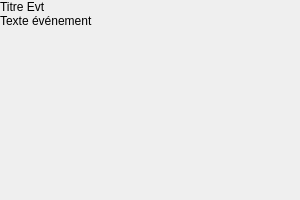
<?xml version="1.0" encoding="UTF-8"?>
<ui version="4.0">
 <class>Evt</class>
 <widget class="QWidget" name="Evt">
  <property name="geometry">
   <rect>
    <x>0</x>
    <y>0</y>
    <width>300</width>
    <height>200</height>
   </rect>
  </property>
  <property name="sizePolicy">
   <sizepolicy hsizetype="Expanding" vsizetype="Expanding">
    <horstretch>0</horstretch>
    <verstretch>0</verstretch>
   </sizepolicy>
  </property>
  <property name="windowTitle">
   <string>Form</string>
  </property>
  <layout class="QVBoxLayout" name="verticalLayout_5">
   <property name="spacing">
    <number>0</number>
   </property>
   <property name="leftMargin">
    <number>0</number>
   </property>
   <property name="topMargin">
    <number>0</number>
   </property>
   <property name="rightMargin">
    <number>0</number>
   </property>
   <property name="bottomMargin">
    <number>0</number>
   </property>
   <item>
    <widget class="QWidget" name="EvtWidget" native="true">
     <property name="sizePolicy">
      <sizepolicy hsizetype="Expanding" vsizetype="Expanding">
       <horstretch>0</horstretch>
       <verstretch>0</verstretch>
      </sizepolicy>
     </property>
     <property name="minimumSize">
      <size>
       <width>0</width>
       <height>0</height>
      </size>
     </property>
     <property name="maximumSize">
      <size>
       <width>1030</width>
       <height>900</height>
      </size>
     </property>
     <property name="styleSheet">
      <string notr="true">background-color: rgba(0,0,0,0)</string>
     </property>
     <layout class="QVBoxLayout" name="verticalLayout_4">
      <property name="spacing">
       <number>0</number>
      </property>
      <property name="leftMargin">
       <number>0</number>
      </property>
      <property name="topMargin">
       <number>0</number>
      </property>
      <property name="rightMargin">
       <number>0</number>
      </property>
      <property name="bottomMargin">
       <number>0</number>
      </property>
      <item>
       <widget class="QLabel" name="titreEvt">
        <property name="sizePolicy">
         <sizepolicy hsizetype="Preferred" vsizetype="Minimum">
          <horstretch>0</horstretch>
          <verstretch>0</verstretch>
         </sizepolicy>
        </property>
        <property name="text">
         <string>Titre Evt</string>
        </property>
        <property name="alignment">
         <set>Qt::AlignLeading|Qt::AlignLeft|Qt::AlignVCenter</set>
        </property>
       </widget>
      </item>
      <item>
       <widget class="QLabel" name="textEvt">
        <property name="sizePolicy">
         <sizepolicy hsizetype="Preferred" vsizetype="Preferred">
          <horstretch>0</horstretch>
          <verstretch>0</verstretch>
         </sizepolicy>
        </property>
        <property name="text">
         <string>Texte événement</string>
        </property>
       </widget>
      </item>
      <item>
       <spacer name="verticalSpacer">
        <property name="orientation">
         <enum>Qt::Vertical</enum>
        </property>
        <property name="sizeHint" stdset="0">
         <size>
          <width>20</width>
          <height>40</height>
         </size>
        </property>
       </spacer>
      </item>
      <item>
       <widget class="QWidget" name="effetsWidget" native="true">
        <property name="sizePolicy">
         <sizepolicy hsizetype="Expanding" vsizetype="Expanding">
          <horstretch>0</horstretch>
          <verstretch>0</verstretch>
         </sizepolicy>
        </property>
        <layout class="QVBoxLayout" name="verticalLayout_2">
         <property name="spacing">
          <number>0</number>
         </property>
         <property name="leftMargin">
          <number>0</number>
         </property>
         <property name="topMargin">
          <number>0</number>
         </property>
         <property name="rightMargin">
          <number>0</number>
         </property>
         <property name="bottomMargin">
          <number>0</number>
         </property>
        </layout>
       </widget>
      </item>
     </layout>
    </widget>
   </item>
  </layout>
 </widget>
 <resources/>
 <connections/>
</ui>
